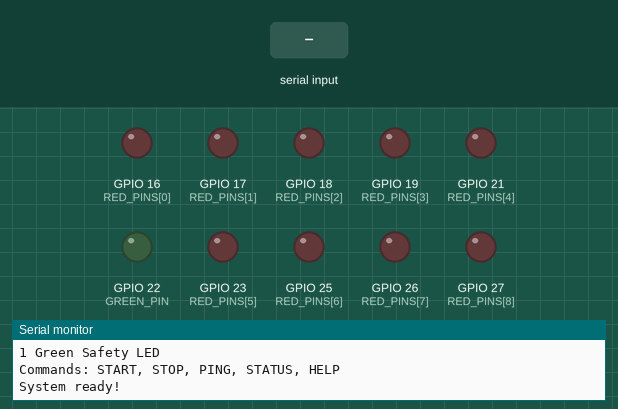
A program run on a simulated ESP32. Shown: output pins drawn as LEDs (lit = HIGH), the last lines printed to the serial monitor. Inputs (shaded band) come from the test bench.

Above: at 1.2 s.
1.3 s: "START\n" received over Serial
At 3.49 s:
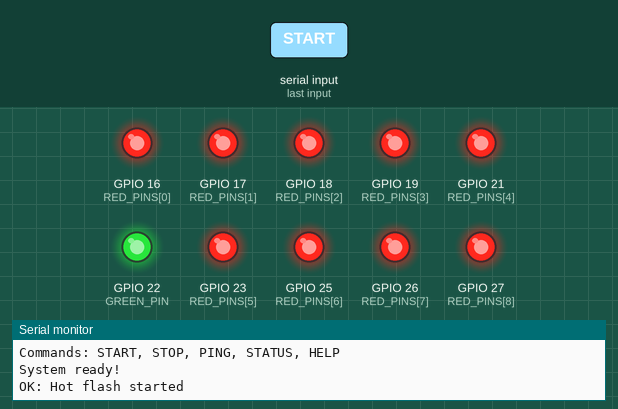
4.3 s: "START\n" received over Serial
At 5.99 s:
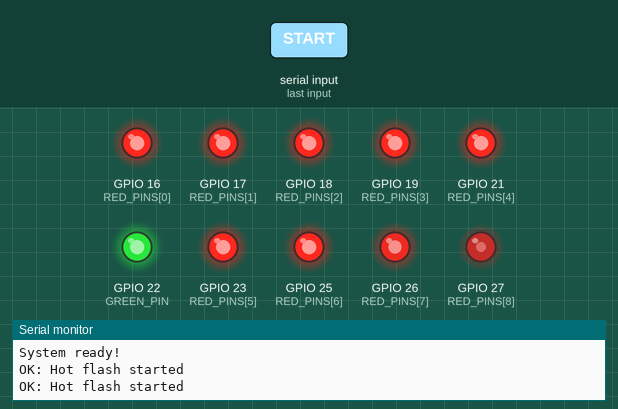
7.3 s: "PING\n" received over Serial
At 12.9 s:
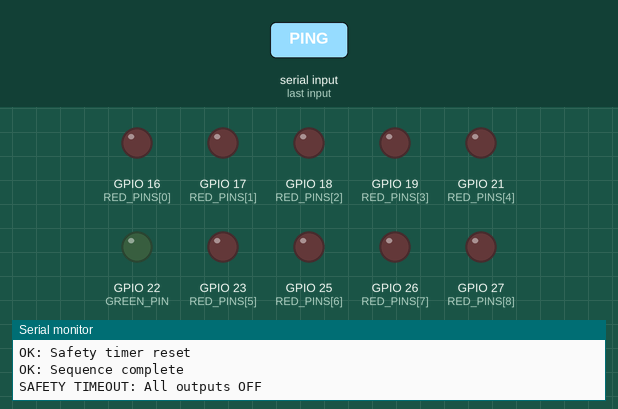
Timing chart, 0 to 14.4 s (numbered marks = the images above; inputs shaded):
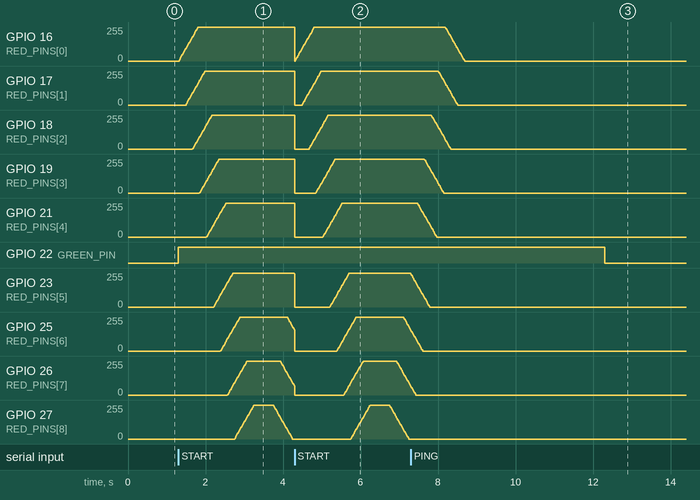

The program:

main.cpp
```cpp
#include <Arduino.h>
#include <esp_arduino_version.h>
#include <string.h>
#include <ctype.h>

// =====================================
// 1. PIN CONFIGURATION
// =====================================

const uint8_t RED_PINS[] = {
    16, 17, 18, 19, 21, 23, 25, 26, 27
};

const uint8_t RED_COUNT =
    sizeof(RED_PINS) / sizeof(RED_PINS[0]);

const uint8_t GREEN_PIN = 22;

// =====================================
// 2. PWM CONFIGURATION
// =====================================

const uint32_t PWM_FREQUENCY = 5000;
const uint8_t PWM_RESOLUTION = 8;
const uint16_t MAX_BRIGHTNESS = 255;

// =====================================
// 3. TIMING CONFIGURATION
// =====================================

// Time between successive LEDs
const unsigned long STAGGER_MS = 180;

// Time for each LED to fade in/out
const unsigned long FADE_MS = 500;

// Hold all LEDs at peak brightness
const unsigned long PEAK_HOLD_MS = 500;

// Time between PWM updates
const unsigned long FRAME_MS = 15;

// Safety timeout: 5 seconds
const unsigned long SAFETY_TIMEOUT = 5000;

// Calculated sequence timing
const unsigned long FADE_OUT_START =
    (RED_COUNT - 1) * STAGGER_MS +
    FADE_MS + PEAK_HOLD_MS;

const unsigned long SEQUENCE_END =
    FADE_OUT_START +
    (RED_COUNT - 1) * STAGGER_MS +
    FADE_MS;

// =====================================
// 4. SYSTEM STATE
// =====================================

bool sequenceRunning = false;
bool safetyActive = false;

unsigned long sequenceStart = 0;
unsigned long lastCommandTime = 0;
unsigned long lastFrameTime = 0;

char commandBuffer[32];
uint8_t commandLength = 0;

// =====================================
// 5. PWM COMPATIBILITY
// =====================================

void setupPWM() {
    for (uint8_t i = 0; i < RED_COUNT; i++) {

#if ESP_ARDUINO_VERSION_MAJOR >= 3
        ledcAttach(
            RED_PINS[i],
            PWM_FREQUENCY,
            PWM_RESOLUTION
        );
#else
        ledcSetup(
            i,
            PWM_FREQUENCY,
            PWM_RESOLUTION
        );
        ledcAttachPin(RED_PINS[i], i);
#endif
    }
}

void writeRed(uint8_t index, uint8_t duty) {

#if ESP_ARDUINO_VERSION_MAJOR >= 3
    ledcWrite(RED_PINS[index], duty);
#else
    ledcWrite(index, duty);
#endif
}

// =====================================
// 6. OUTPUT CONTROL
// =====================================

void redOff() {
    for (uint8_t i = 0; i < RED_COUNT; i++) {
        writeRed(i, 0);
    }
}

void stopAll() {
    sequenceRunning = false;
    safetyActive = false;

    redOff();
    digitalWrite(GREEN_PIN, LOW);
}

// =====================================
// 7. BRIGHTNESS CALCULATION
// =====================================

uint8_t getBrightness(
    unsigned long elapsed,
    uint8_t index
) {
    // LEDs turn on from first to last
    unsigned long fadeInStart =
        index * STAGGER_MS;

    // LEDs turn off in reverse order
    unsigned long fadeOutStart =
        FADE_OUT_START +
        (RED_COUNT - 1 - index) * STAGGER_MS;

    // Not started yet
    if (elapsed < fadeInStart) {
        return 0;
    }

    // Gradually brighten
    if (elapsed < fadeInStart + FADE_MS) {
        return (elapsed - fadeInStart) *
               MAX_BRIGHTNESS / FADE_MS;
    }

    // Stay at maximum brightness
    if (elapsed < fadeOutStart) {
        return MAX_BRIGHTNESS;
    }

    // Gradually fade out
    if (elapsed < fadeOutStart + FADE_MS) {
        return MAX_BRIGHTNESS -
               (elapsed - fadeOutStart) *
               MAX_BRIGHTNESS / FADE_MS;
    }

    return 0;
}

// =====================================
// 8. NON-BLOCKING LED ANIMATION
// =====================================

void updateSequence() {
    if (!sequenceRunning) return;

    unsigned long now = millis();

    if (now - lastFrameTime < FRAME_MS) {
        return;
    }

    lastFrameTime = now;

    unsigned long elapsed =
        now - sequenceStart;

    // Animation completed
    if (elapsed >= SEQUENCE_END) {
        redOff();
        sequenceRunning = false;
        Serial.println("OK: Sequence complete");
        return;
    }

    // Update brightness of every red LED
    for (uint8_t i = 0; i < RED_COUNT; i++) {
        uint8_t brightness =
            getBrightness(elapsed, i);

        writeRed(i, brightness);
    }
}

// =====================================
// 9. SERIAL COMMAND HANDLER
// =====================================

void handleCommand(const char* cmd) {

    if (strcmp(cmd, "START") == 0) {

        stopAll();

        unsigned long now = millis();

        sequenceRunning = true;
        safetyActive = true;

        sequenceStart = now;
        lastCommandTime = now;
        lastFrameTime = now - FRAME_MS;

        digitalWrite(GREEN_PIN, HIGH);

        Serial.println("OK: Hot flash started");
    }

    else if (strcmp(cmd, "STOP") == 0) {

        stopAll();

        Serial.println("OK: All LEDs OFF");
    }

    else if (strcmp(cmd, "PING") == 0) {

        if (safetyActive) {
            lastCommandTime = millis();
            Serial.println("OK: Safety timer reset");
        } else {
            Serial.println("ERR: Safety inactive");
        }
    }

    else if (strcmp(cmd, "STATUS") == 0) {

        if (safetyActive) {
            lastCommandTime = millis();
        }

        Serial.print("Sequence: ");
        Serial.println(
            sequenceRunning ? "RUNNING" : "IDLE"
        );

        Serial.print("Safety: ");
        Serial.println(
            safetyActive ? "ACTIVE" : "OFF"
        );
    }

    else if (strcmp(cmd, "HELP") == 0) {

        if (safetyActive) {
            lastCommandTime = millis();
        }

        Serial.println(
            "Commands: START, STOP, PING, STATUS, HELP"
        );
    }

    else {
        Serial.println("ERR: Unknown command");
    }
}

// =====================================
// 10. USB SERIAL INPUT
// =====================================

void readSerial() {

    while (Serial.available() > 0) {

        char c = Serial.read();

        // Command completed by Enter
        if (c == '\n' || c == '\r') {

            if (commandLength > 0) {

                commandBuffer[commandLength] = '\0';

                handleCommand(commandBuffer);

                commandLength = 0;
            }
        }

        // Add valid characters to buffer
        else if (c >= 32 && c <= 126) {

            if (commandLength <
                sizeof(commandBuffer) - 1) {

                commandBuffer[commandLength++] =
                    toupper((unsigned char)c);

            } else {
                commandLength = 0;
                Serial.println("ERR: Command too long");
            }
        }
    }
}

// =====================================
// 11. SETUP
// =====================================

void setup() {

    Serial.begin(115200);

    pinMode(GREEN_PIN, OUTPUT);

    setupPWM();
    stopAll();

    Serial.println();
    Serial.println("======================");
    Serial.println("ESP32 HOT FLASH SYSTEM");
    Serial.println("======================");
    Serial.println("9 Red PWM LEDs");
    Serial.println("1 Green Safety LED");
    Serial.println("Commands: START, STOP, PING, STATUS, HELP");
    Serial.println("System ready!");
}

// =====================================
// 12. MAIN LOOP
// =====================================

void loop() {

    // First priority: read commands
    readSerial();

    // Automatically shut down if communication stops
    if (safetyActive &&
        millis() - lastCommandTime >= SAFETY_TIMEOUT) {

        stopAll();

        Serial.println(
            "SAFETY TIMEOUT: All outputs OFF"
        );
    }

    // Keep animation running without blocking
    updateSequence();
}
```

Measured:
- after the input at 1.3 s, GPIO 16 (RED_PINS[0]): moves from 0/255 to 255/255 over 0.50 s, starting at once; GPIO 17 (RED_PINS[1]): moves from 0/255 to 255/255 over 0.50 s, starting after 0.20 s
- after the input at 4.3 s, GPIO 22 (GREEN_PIN): stays HIGH (without the input it goes to LOW after 2.0 s); GPIO 27 (RED_PINS[8]): rises from 0/255 to 255/255 in 0.50 s, then falls to 0/255 in 1.0 s
- after the input at 7.3 s, GPIO 22 (GREEN_PIN): HIGH → LOW after 5.0 s instead of 2.0 s
